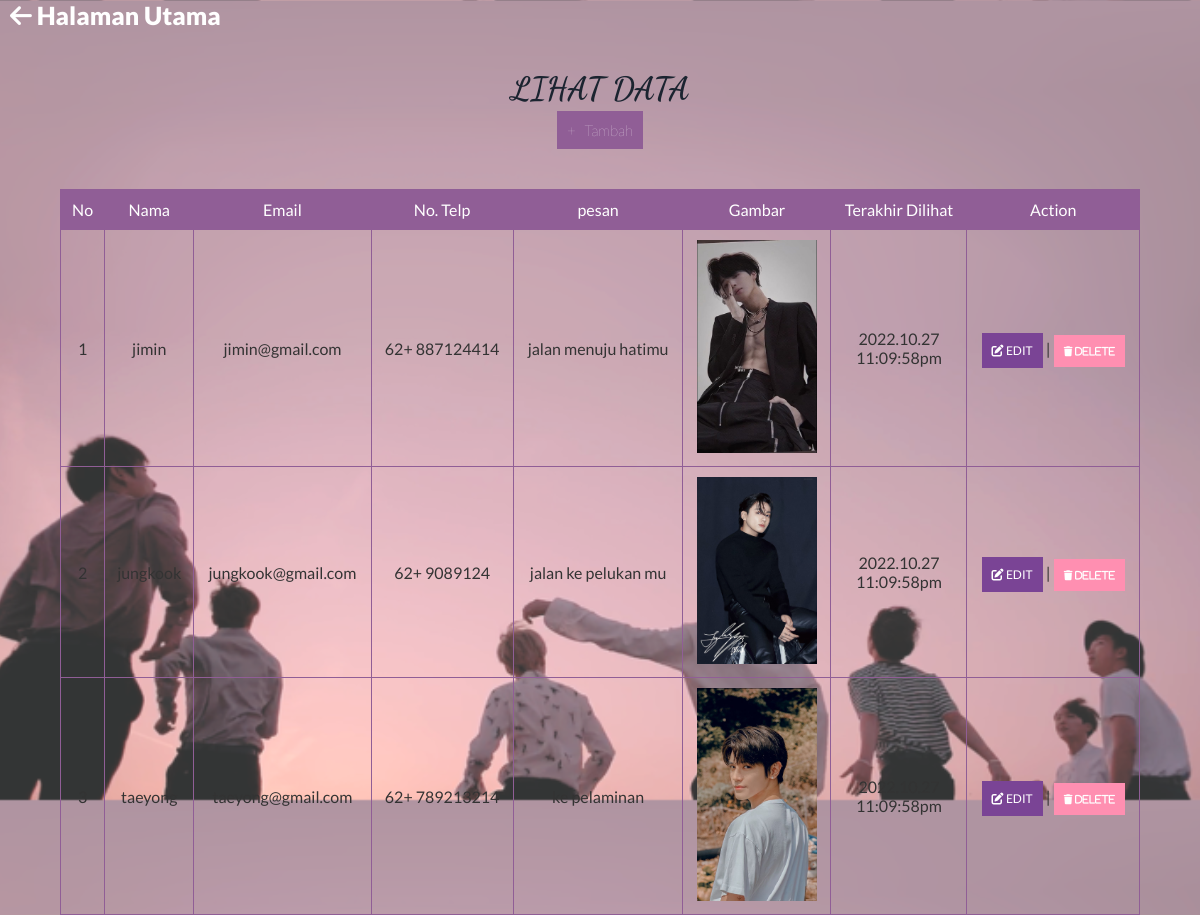
/crud/index.php, run on the app's committed database.
### tables this page shows
CREATE TABLE `message` (
  `id` int(50) NOT NULL,
  `nama` varchar(50) NOT NULL,
  `email` varchar(50) NOT NULL,
  `notelp` int(30) NOT NULL,
  `pesan` varchar(255) NOT NULL,
  `gambar_produk` varchar(255) NOT NULL
);

### crud/index.php (the view, shortened to what this page needs)
<?php
  include('koneksi.php');
?>
<!DOCTYPE html>
<html lang="en">
<head>
    <link rel="stylesheet" href="https://cdnjs.cloudflare.com/ajax/libs/font-awesome/6.2.0/css/all.min.css"
 />
    <link rel="stylesheet" href="style1.css">
</head>
<body>
    <div class="back"><a href="../index.php"><i class="fa-solid fa-arrow-left"></i> Halaman Utama</a></div>
    <div class="center">
        <h1>Lihat Data</h1>
        <div class="link">
            <a href="tambah.php">+ &nbsp; Tambah</a>
        </div>
    </div>
    <table>
        <thead>
            <tr>
                <th>No</th>
                <th>Nama</th>
                <th>Email</th>
                <th>No. Telp</th>
                <th>pesan</th>
                <th>Gambar</th>
                <th>Terakhir Dilihat</th>
                <th>Action</th>
            </tr>
        </thead>
        <tbody>
            <?php
      $query = "SELECT * FROM message ORDER BY id ASC";
      $result = mysqli_query($koneksi, $query);
      $no = 1;
      while($row = mysqli_fetch_assoc($result))
      {
      ?>
            <tr>
                <td><?php echo $no; ?></td>
                <td><?php echo $row['nama']; ?></td>
                <td><?php echo $row['email']; ?></td>
                <td>
                    62+
                    <?php echo $row['notelp']; ?>
                </td>
                <td><?php echo $row['pesan']; ?></td>
                <td style="text-align: center">
                    <img src="img/<?php echo $row['gambar_produk']; ?>" style="width: 120px" />
                </td>
                <td>
                    <?php date_default_timezone_set("Asia/Makassar"); echo  date("Y.m.d"). " " . "<br>"
            . date("h:i:sa"); ?>
                </td>
                <td>
                    <a class="blue" href="edit_produk.php?id=<?php echo $row['id']; ?>"><i
                            class="fa-solid fa-pen-to-square"></i> EDIT</a> |
                    <a class="red" href="proses_hapus.php?id=<?php echo $row['id']; ?>"
                        onclick="return confirm('Anda yakin akan menghapus data ini?')"><i
                            class="fa-sharp fa-solid fa-trash"> Delete</i></a>
                </td>
            </tr>
            <?php
        $no++;
      }
      ?>
        </tbody>
    </table>
</body>
</html>

### crud/style1.css (style rules this page uses)
* { margin: 0; padding: 0; font-family: 'Lato', sans-serif; }
body { width: 100%; height: 100vh; background: url(img/download.png); background-position: center; background-size: cover; }
.back a { font-size: 25px; font-weight: 800; }
.center { text-align: center; padding: 40px 0; }
.center h1 { padding-bottom: 12px; font-family: 'Dancing Script', cursive; }
.center .link a { text-align: center; background-color: #905E96; color: #fff; padding: 10px; text-decoration: none; font-size: 15px; }
h1 { text-transform: uppercase; color: #1B2430; }
table { border: solid 1px #905E96; border-collapse: collapse; border-spacing: 0; width: 90%; margin: 10px auto 10px auto; }
table thead th { font-weight: 400; background-color: #905E96; border: solid 1px #905E96; color: white; padding: 10px; text-align: center; text-decoration: none; }
table tbody td { text-align: center; border: solid 1px #905E96; color: #333; padding: 10px; }
a { color: #fff; padding: 10px; text-decoration: none; font-size: 10px; font-weight: 200; }
.blue { background-color: #7A4495; font-weight: 400; font-size: 12px; }
.red { background-color: #FF8FB1; }
div { width: 100%; height: auto; }

### data on the page
message: nama "jimin", email "jimin@gmail.com", notelp "887124414", pesan "jalan menuju hatimu", gambar_produk (picture)
message: nama "jungkook", email "jungkook@gmail.com", notelp "9089124", pesan "jalan ke pelukan mu", gambar_produk (picture)
message: nama "taeyong", email "taeyong@gmail.com", notelp "789213214", pesan "ke pelaminan", gambar_produk (picture)
